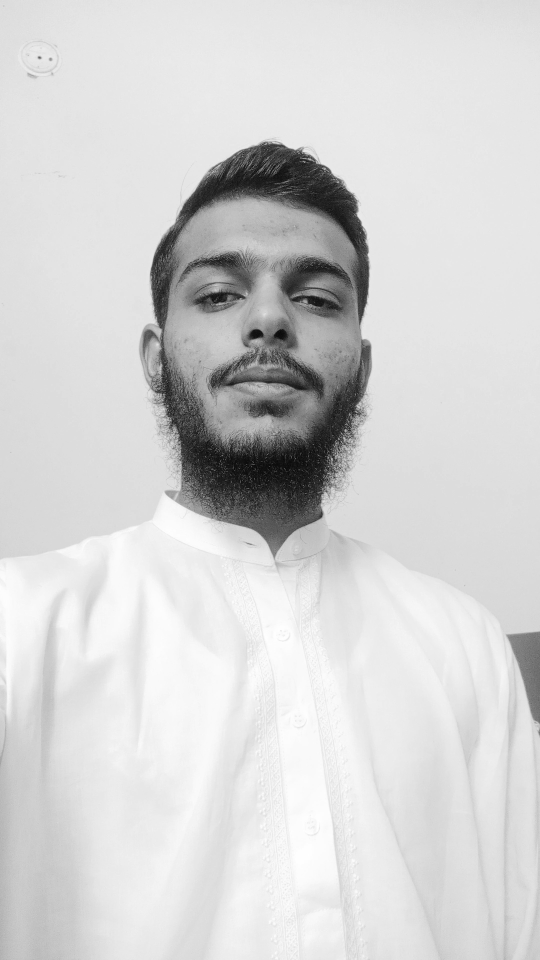
#> input picture ImageResizer/saif.jpeg, 1080 x 1920 px (shown at 1/2 size)
$ python main.py
#> lines starting #> are read from the running program, lines starting #| are printed output that depends on the picture
import cv2


source = "saif.jpeg"
destination = "resized-50.jpeg"
SCALE_PERCENT = 50


image = cv2.imread(source, cv2.IMREAD_UNCHANGED)
#> image is the input picture: shape (1920, 1080, 3); min 0, max 255, mean 211.8
# cv2.imshow("title",image)

width = int(image.shape[1] * SCALE_PERCENT / 100)
#> width = 540
height = int(image.shape[0] * SCALE_PERCENT / 100)
#> height = 960


size = (width, height)
#> size = (540, 960)


output = cv2.resize(image, size)
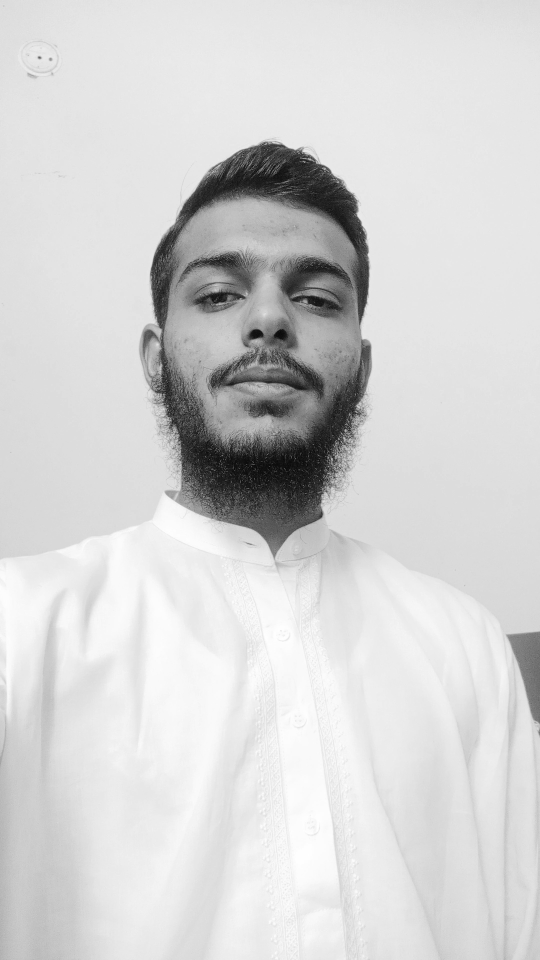
#> output: shape (960, 540, 3); min 9, max 255, mean 211.9

cv2.imwrite(destination, output)
cv2.waitKey(0)

cv2.imshow("title",output)


cv2.waitKey(0)
